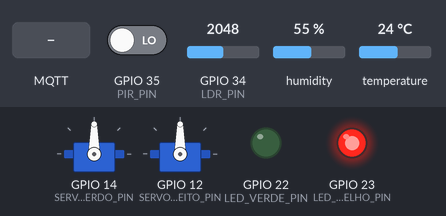
Bench run of a sketch on a simulated ESP32. Parts: 2 × servo, output pins drawn as LEDs (lit = HIGH). The inputs (shaded band) are chosen by the test bench; at power-on: GPIO 35 (PIR_PIN) LOW, humidity 55 %, GPIO 34 (LDR_PIN) = 2048, temperature 24 °C. WiFi joins after 1.5 s; servers stay silent unless stated; uploads are accepted with an empty reply; no MQTT or app messages arrive unless stated; web services answer with replies made up by the test bench; what the sketch prints to the serial monitor is not drawn.

Above: at 2.7 s.
2.8 s: MQTT message "FRENTE" arrives on the first subscribed topic
At 3.3 s:
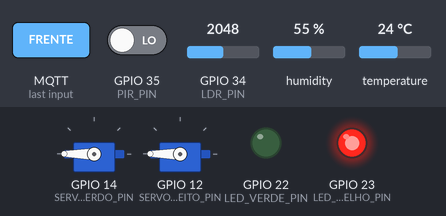
5.5 s: MQTT message "TRAS" arrives on the first subscribed topic
At 6.6 s:
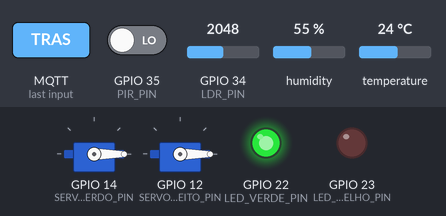
7.0 s: GPIO 35 (PIR_PIN) driven HIGH
At 9.0 s:
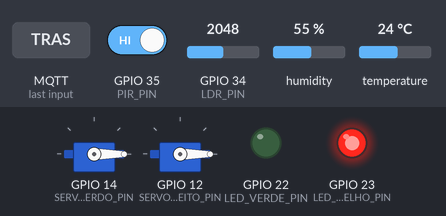
9.5 s: MQTT message "ESQUERDA" arrives on the first subscribed topic
At 10.7 s:
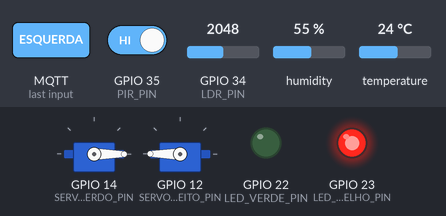
11.0 s: humidity set to 41 %
15.2 s: humidity set to 38 %
At 19.3 s:
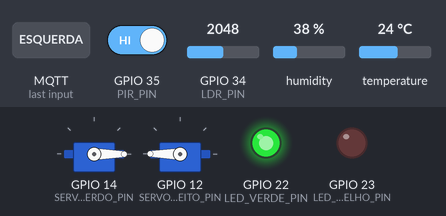
Timing chart, 0 to 20.5 s (numbered marks = the images above; inputs shaded):
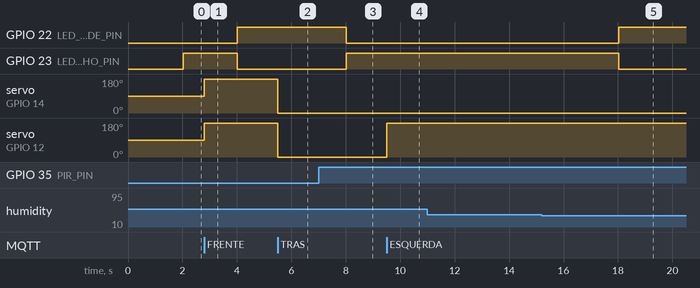

Measured:
- the behaviour switches between 40 and 39 % on humidity (found by bisection; images 4 and 5)
- after the input at 2.8 s, GPIO 22 (LED_VERDE_PIN): LOW → HIGH after 1.2 s; GPIO 23 (LED_VERMELHO_PIN): HIGH → LOW after 1.2 s; servo on GPIO 14 (SERVO_ESQUERDO_PIN), servo on GPIO 12 (SERVO_DIREITO_PIN): 90° → 180° at once
- after the input at 5.5 s, servo on GPIO 14 (SERVO_ESQUERDO_PIN), servo on GPIO 12 (SERVO_DIREITO_PIN): 180° → 0° at once
- after the input at 7.0 s, GPIO 22 (LED_VERDE_PIN): HIGH → LOW after 1.0 s; GPIO 23 (LED_VERMELHO_PIN): LOW → HIGH after 1.0 s
- after the input at 9.5 s, servo on GPIO 12 (SERVO_DIREITO_PIN): 0° → 180° at once
- after the input at 11.0 s, every drawn part: stays the same
- after the input at 15.2 s, GPIO 22 (LED_VERDE_PIN): LOW → HIGH after 2.8 s; GPIO 23 (LED_VERMELHO_PIN): HIGH → LOW after 2.8 s

The sketch:

robo_espacial_ATUALIZADO.ino
```cpp
// =======================================================================
//   CÓDIGO ATUALIZADO PARA O ROBÔ EXPLORADOR COM SERVOS, MQTT E HTTP
// =======================================================================
// Bibliotecas necessárias
#include <WiFi.h>
#include <PubSubClient.h>
#include <DHT.h>
#include <ESP32Servo.h>
#include <HTTPClient.h>
#include <ArduinoJson.h>
#include <UrlEncode.h>

// --- Configurações do Usuário (MODIFIQUE AQUI) ---
const char* ssid = "SEU_WIFI_AQUI";      // <-- ALTERE PARA SEU WIFI
const char* password = "SUA_SENHA_AQUI"; // <-- ALTERE PARA SUA SENHA

String phoneNumber = "557181130658";
String apiKey = "5000007"; // <-- COLOQUE A APIKEY QUE VOCÊ RECEBEU NO WHATSAPP

// --- Configurações MQTT ---
const char* mqtt_server = "broker.hivemq.com"; // Broker MQTT público e gratuito
const char* mqtt_topic = "/robo/comandos"; // Tópico para receber comandos

// --- Configurações do Backend Flask ---
const char* backend_url = "http://10.0.0.129:5000/leituras"; // <-- URL ATUALIZADA

// --- Mapeamento de Pinos ---
const int DHT_PIN = 4;
const int LDR_PIN = 34;
const int PIR_PIN = 35;
const int LED_VERDE_PIN = 22;
const int LED_VERMELHO_PIN = 23;
const int SERVO_ESQUERDO_PIN = 14;
const int SERVO_DIREITO_PIN = 12;

// --- Configurações Gerais ---
#define DHT_TYPE DHT11
const int LDR_LUZ_LIMITE = 2000;
const int SERVO_PARADO = 90;
const int SERVO_FRENTE_MAX = 180;
const int SERVO_TRAS_MAX = 0;

// --- Objetos e Variáveis Globais ---
DHT dht(DHT_PIN, DHT_TYPE);
Servo servoEsquerdo;
Servo servoDireito;

WiFiClient espClient;
PubSubClient client(espClient);

float temperatura = 0.0, umidade = 0.0;
int luz = 0;
bool presenca = false;
int probabilidadeVida = 0;
String estadoRobo = "Desligado";

unsigned long tempoAnterior = 0;
const long intervalo = 2000; // Envia dados a cada 2 segundos

// =======================================================================
//              FUNÇÃO DE CALLBACK (CHAMADA PELO MQTT)
// =======================================================================
void callback(char* topic, byte* payload, unsigned int length) {
  Serial.print("Mensagem recebida no tópico [");
  Serial.print(topic);
  Serial.print("]: ");

  String comando = "";
  for (int i = 0; i < length; i++) {
    comando += (char)payload[i];
  }
  Serial.println(comando);

  if (comando == "FRENTE") {
    moverFrente();
  } else if (comando == "TRAS") {
    moverTras();
  } else if (comando == "ESQUERDA") {
    moverEsquerda();
  } else if (comando == "DIREITA") {
    moverDireita();
  } else if (comando == "DESLIGAR") {
    desligarRobo();
  }
}

// =======================================================================
//                            SETUP
// =======================================================================
void setup() {
  Serial.begin(115200);
  Serial.println("\nIniciando Robô Explorador (Versão Servo com MQTT e HTTP)...");

  pinMode(LDR_PIN, INPUT);
  pinMode(PIR_PIN, INPUT);
  pinMode(LED_VERDE_PIN, OUTPUT);
  pinMode(LED_VERMELHO_PIN, OUTPUT);

  servoEsquerdo.attach(SERVO_ESQUERDO_PIN);
  servoDireito.attach(SERVO_DIREITO_PIN);
  pararMotores();

  dht.begin();
  conectarWiFi();

  client.setServer(mqtt_server, 1883);
  client.setCallback(callback);

  Serial.println("Sistema pronto!");
  Serial.print("Backend URL: ");
  Serial.println(backend_url);
}

// =======================================================================
//                            LOOP
// =======================================================================
void loop() {
  if (!client.connected()) {
    reconectarMQTT();
  }
  client.loop();

  unsigned long tempoAtual = millis();
  if (tempoAtual - tempoAnterior >= intervalo) {
    tempoAnterior = tempoAtual;
    lerSensores();
    calcularProbabilidade();
    tomarDecisao();
    imprimirStatus();
    enviarDadosBackend(); // Envia dados para o InfluxDB via Flask
  }
}

// =======================================================================
//              FUNÇÕES DE CONTROLE DO MOTOR
// =======================================================================

void moverFrente() {
  Serial.println("Comando Remoto: Frente");
  estadoRobo = "Ligado";
  servoEsquerdo.write(SERVO_FRENTE_MAX);
  servoDireito.write(SERVO_FRENTE_MAX);
}

void moverTras() {
  Serial.println("Comando Remoto: Tras");
  estadoRobo = "Ligado";
  servoEsquerdo.write(SERVO_TRAS_MAX);
  servoDireito.write(SERVO_TRAS_MAX);
}

void moverEsquerda() {
  Serial.println("Comando Remoto: Esquerda");
  estadoRobo = "Ligado";
  servoEsquerdo.write(SERVO_TRAS_MAX);
  servoDireito.write(SERVO_FRENTE_MAX);
}

void moverDireita() {
  Serial.println("Comando Remoto: Direita");
  estadoRobo = "Ligado";
  servoEsquerdo.write(SERVO_FRENTE_MAX);
  servoDireito.write(SERVO_TRAS_MAX);
}

void desligarRobo() {
  Serial.println("Comando Remoto: Desligar");
  estadoRobo = "Desligado";
  pararMotores();
}

void pararMotores() {
  servoEsquerdo.write(SERVO_PARADO);
  servoDireito.write(SERVO_PARADO);
}

// =======================================================================
//                       FUNÇÕES AUXILIARES
// =======================================================================

void conectarWiFi() {
  Serial.print("Conectando a ");
  Serial.println(ssid);
  WiFi.begin(ssid, password);

  int tentativas = 0;
  while (WiFi.status() != WL_CONNECTED && tentativas < 20) {
    delay(500);
    Serial.print(".");
    tentativas++;
  }

  if (WiFi.status() == WL_CONNECTED) {
    Serial.println("\nWiFi conectado!");
    Serial.print("Endereço IP: ");
    Serial.println(WiFi.localIP());
  } else {
    Serial.println("\n❌ Falha ao conectar WiFi!");
  }
}

void reconectarMQTT() {
  while (!client.connected()) {
    Serial.print("Tentando conectar ao MQTT Broker...");
    if (client.connect("RoboFisicoSENAI_01")) {
      Serial.println("Conectado!");
      client.subscribe(mqtt_topic);
      Serial.print("Inscrito no tópico: ");
      Serial.println(mqtt_topic);
    } else {
      Serial.print("falhou, rc=");
      Serial.print(client.state());
      Serial.println(" tentando novamente em 5 segundos");
      delay(5000);
    }
  }
}

// =======================================================================
//                      FUNÇÃO: LER SENSORES
// =======================================================================
void lerSensores() {
  temperatura = dht.readTemperature();
  umidade = dht.readHumidity();

  if (isnan(temperatura) || isnan(umidade)) {
    Serial.println("Erro ao ler DHT11!");
    temperatura = 0.0;
    umidade = 0.0;
  }

  luz = analogRead(LDR_PIN);
  int leituraPIR = digitalRead(PIR_PIN);
  presenca = (leituraPIR == HIGH);

  Serial.println("---- LEITURA DOS SENSORES ----");
  Serial.print("Temperatura: ");
  Serial.print(temperatura);
  Serial.println(" °C");

  Serial.print("Umidade: ");
  Serial.print(umidade);
  Serial.println(" %");

  Serial.print("Luz (LDR): ");
  Serial.println(luz);

  if (presenca) {
    Serial.println("Presença detectada!");
  } else {
    Serial.println("Sem presença detectada.");
  }
  Serial.println("-------------------------------");
}

// =======================================================================
//                   FUNÇÃO: CALCULAR PROBABILIDADE DE VIDA
// =======================================================================
void calcularProbabilidade() {
  probabilidadeVida = 0;

  if (temperatura >= 15 && temperatura <= 30) {
    probabilidadeVida += 25;
  }

  if (umidade >= 40 && umidade <= 70) {
    probabilidadeVida += 25;
  }

  if (luz >= LDR_LUZ_LIMITE) {
    probabilidadeVida += 20;
  }

  if (presenca) {
    probabilidadeVida += 30;
  }

  if (probabilidadeVida > 100) probabilidadeVida = 100;
  if (probabilidadeVida < 0) probabilidadeVida = 0;

  Serial.print("Probabilidade de vida: ");
  Serial.print(probabilidadeVida);
  Serial.println(" %");
}

// =======================================================================
//                    FUNÇÃO: TOMAR DECISÃO
// =======================================================================
void tomarDecisao() {
  if (probabilidadeVida > 75) {
    digitalWrite(LED_VERDE_PIN, LOW);
    digitalWrite(LED_VERMELHO_PIN, HIGH);
    estadoRobo = "Alerta";

    Serial.println("⚠️ ALERTA! Alta probabilidade de vida detectada!");
    enviarAlertaWhatsApp();
  }
  else if (estadoRobo == "Desligado") {
    digitalWrite(LED_VERDE_PIN, LOW);
    digitalWrite(LED_VERMELHO_PIN, HIGH);
  }
  else {
    digitalWrite(LED_VERDE_PIN, HIGH);
    digitalWrite(LED_VERMELHO_PIN, LOW);
    estadoRobo = "Ligado";
    Serial.println("🟢 Exploração normal. Nenhum indício relevante detectado.");
  }
}

// =======================================================================
//                      FUNÇÃO: IMPRIMIR STATUS GERAL
// =======================================================================
void imprimirStatus() {
  Serial.println("========== STATUS DO ROBÔ ==========");
  Serial.print("Temperatura: ");
  Serial.print(temperatura);
  Serial.println(" °C");

  Serial.print("Umidade: ");
  Serial.print(umidade);
  Serial.println(" %");

  Serial.print("Luz: ");
  Serial.println(luz);

  Serial.print("Presença: ");
  Serial.println(presenca ? "Detectada" : "Não detectada");

  Serial.print("Probabilidade de vida: ");
  Serial.print(probabilidadeVida);
  Serial.println(" %");

  Serial.print("Estado do robô: ");
  Serial.println(estadoRobo);
  Serial.println("====================================");
  Serial.println();
}

// =======================================================================
//        FUNÇÃO: ENVIAR DADOS PARA O BACKEND FLASK → INFLUXDB
// =======================================================================
void enviarDadosBackend() {
  if (WiFi.status() != WL_CONNECTED) {
    Serial.println("⚠️ WiFi desconectado. Não foi possível enviar dados.");
    return;
  }

  // Criar JSON com os dados
  StaticJsonDocument<256> doc;
  doc["temperatura_c"] = temperatura;
  doc["umidade_pct"] = umidade;
  doc["luminosidade"] = luz;
  doc["presenca"] = presenca ? 1 : 0;
  doc["probabilidade_vida"] = (float)probabilidadeVida;

  String jsonString;
  serializeJson(doc, jsonString);

  // Enviar via HTTP POST
  HTTPClient http;
  http.begin(backend_url);
  http.addHeader("Content-Type", "application/json");
  http.setTimeout(5000); // Timeout de 5 segundos

  int httpResponseCode = http.POST(jsonString);

  if (httpResponseCode > 0) {
    String response = http.getString();
    Serial.print("✅ Dados enviados! Código: ");
    Serial.println(httpResponseCode);

    if (httpResponseCode == 201) {
      Serial.println("📊 Leitura registrada no InfluxDB Cloud!");
    } else {
      Serial.print("⚠️ Resposta: ");
      Serial.println(response);
    }
  } else {
    Serial.print("❌ Erro ao enviar. Código: ");
    Serial.println(httpResponseCode);
  }

  http.end();

  Serial.println("📤 DADOS ENVIADOS:");
  Serial.println(jsonString);
  Serial.println("------------------");
}

// =======================================================================
//               FUNÇÃO: ENVIAR ALERTA VIA CALLMEBOT (WHATSAPP)
// =======================================================================
void enviarAlertaWhatsApp() {
  if (WiFi.status() == WL_CONNECTED) {
    String mensagem = "🚨 ALERTA! Alta probabilidade de vida detectada. Probabilidade: " + String(probabilidadeVida) + "%";
    String url = "https://api.callmebot.com/whatsapp.php?phone=" + phoneNumber +
                 "&apikey=" + apiKey +
                 "&text=" + urlEncode(mensagem);

    HTTPClient http;
    http.begin(url);
    int httpResponseCode = http.GET();

    if (httpResponseCode == 200) {
      Serial.println("📨 Mensagem WhatsApp enviada!");
    } else {
      Serial.print("❌ Erro WhatsApp. Código: ");
      Serial.println(httpResponseCode);
    }

    http.end();
  }
}
```
